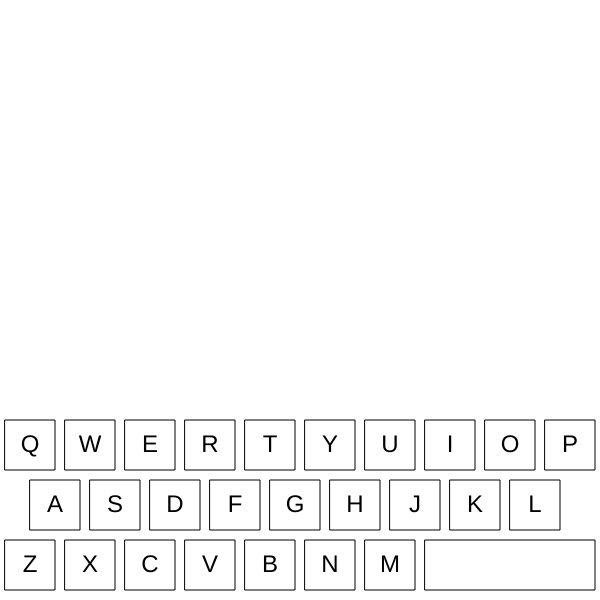
Frame 1 (no input)
Frame 60 (no input): identical to frame 1, image omitted
Frame 120 (the mouse pressed at the canvas centre since frame 60): identical to frame 1, image omitted

The p5.js sketch that drew this single still picture (run headless with seeded random() and noise() and a simulated clock; from frame 60 on, the mouse is pressed at the canvas centre):

// p5.js sketch
// ── sketch.js
let typed = "";


const KEY_WIDTH = 50;
const SPACE_BAR_WIDTH = KEY_WIDTH * 3 + 20;
let keys = [
    { name: "Q", x: 5, y: 420 }, { name: "W", x: 65, y: 420},
    { name: "E", x: 125, y: 420}, { name: "R", x: 185, y: 420},
    { name: "T", x: 245, y: 420}, { name: "Y", x: 305, y: 420},
    { name: "U", x: 365, y: 420}, { name: "I", x: 425, y: 420},
    { name: "O", x: 485, y: 420}, { name: "P", x: 545, y: 420},
    { name: "A", x: 30, y: 480}, { name: "S", x: 90, y: 480},
    { name: "D", x: 150, y: 480}, { name: "F", x: 210, y: 480},
    { name: "G", x: 270, y: 480}, { name: "H", x: 330, y: 480},
    { name: "J", x: 390, y: 480}, { name: "K", x: 450, y: 480},
    { name: "L", x: 510, y: 480}, { name: "Z", x: 5, y: 540}, 
    { name: "X", x: 65, y: 540}, { name: "C", x: 125, y: 540},
    { name: "V", x: 185, y: 540}, { name: "B", x: 245, y: 540},
    { name: "N", x: 305, y: 540}, { name: "M", x: 365, y: 540}, 
    { name: " ", x: 425, y: 540}
];

function setup() {
    createCanvas(600, 600);
    textAlign(CENTER, CENTER);
    textSize(24);
}

function draw() {
    background(255);
    drawKeyboard();
    textAlign(CENTER, CENTER);
    text(typed, width/2, height/2);
}


function drawKeyboard() {
    for (let k of keys) {
        if (k.name === " ") {
            rect(k.x, k.y, SPACE_BAR_WIDTH, KEY_WIDTH);
        } 
        else {
            square(k.x, k.y, KEY_WIDTH);
        }
        text(k.name, k.x, k.y, KEY_WIDTH, KEY_WIDTH);
    }
}

function mouseClicked(){
    for (let k of keys){
        let space;

        if (k.name === " ") {
            space = SPACE_BAR_WIDTH;
        } else {
            space = KEY_WIDTH;
}
        if (mouseX > k.x && 
            mouseX < k.x + space && 
            mouseY > k.y && 
            mouseY < k.y+KEY_WIDTH
        ){
            typed += k.name;
        }
    }
}
